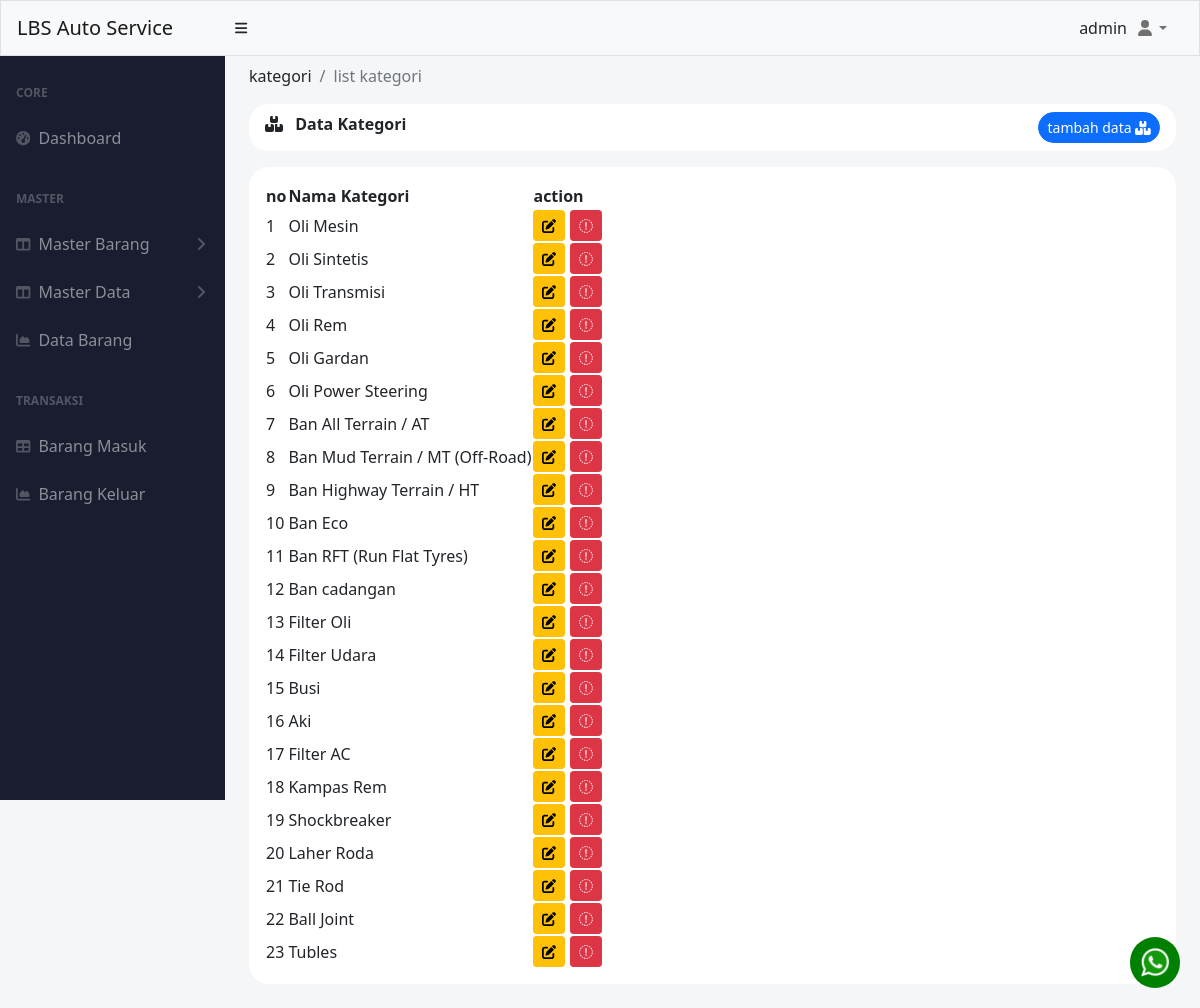
The app's page /index.php?menu=kategori (signed in) with its own data.
### tables this page shows
CREATE TABLE `kategori` (
  `id` int(11) NOT NULL,
  `nama` varchar(50) NOT NULL
);

### pages/master_barang/kategori/index.php (the view, shortened to what this page needs)
<?php
include './koneksi.php';
$query = mysqli_query($conn, "SELECT * FROM kategori");
?>
<div class="container-fluid px-4 ">
    <ol class="breadcrumb pt-2">
        <li class="breadcrumb-item ">kategori</li>
        <li class="breadcrumb-item active">list kategori</li>
    </ol>
    <div class="mb-4">
        <div class="card-header clearfix mb-3" style="border-radius: 20px ;background-color: white; border:0px;">
            <i class="fa-solid fa-boxes-stacked"></i>
            <span class="ms-2 fw-bolder"> Data Kategori</span>
            <?php if($varSession['hak_akses'] =='admin'): ?>
            <button type="button" class="btn btn-sm btn-primary float-end rounded-pill" data-bs-toggle="modal" data-bs-target="#exampleModal">
                tambah data <i class="fa-solid fa-boxes-stacked"></i>
            </button>
            <?php endif; ?>
        </div>
        <div class="p-3  bg-white " style="border-radius: 20px; ">
            <table id="datatablesSimple" style="border-color: white;">
                <thead class="">
                    <tr>
                        <th>no</th>
                        <th>Nama Kategori</th>
                        <?php if($varSession['hak_akses']=='admin'): ?>
                        <th>action</th>
                        <?php endif; ?>
                    </tr>
                </thead>
                <tbody>
                    <?php
                    $i = 1;
                    while ($data = mysqli_fetch_assoc($query)) :
                    ?>
                        <tr>
                            <td><?= $i++ ?></td>
                            <td><?= $data['nama'] ?></td>
                            <?php if($varSession['hak_akses']=='admin'): ?>
                            <td class="text-center">
                                <a href="index.php?kategori=update&id=<?= $data['id']; ?>" class="btn btn-sm btn-warning">
                                    <i class="fa-solid fa-pen-to-square"></i>
                                </a>
                                <a href="index.php?kategori=delete&id=<?= $data['id']; ?>" onclick="confirmDelete(event)" class="btn btn-sm btn-danger" id="delete-alert">
                                    <i class="fa-sharp fa-solid fa-trash"></i>
                                </a>
                            </td>
                            <?php endif; ?>
                        </tr>
                    <?php
                    endwhile;
                    ?>
                </tbody>
            </table>
        </div>
    </div>
</div>

### index.php (shortened to what this page needs)
<?php
$varSession = $_SESSION;
?>
<!DOCTYPE html>
<html lang="en">
<head>
    <link href="https://cdn.jsdelivr.net/npm/select2@4.1.0-rc.0/dist/css/select2.min.css" rel="stylesheet" />
    <link href="https://cdn.jsdelivr.net/npm/simple-datatables@latest/dist/style.css" rel="stylesheet" />
    <link href="css/styles.css" rel="stylesheet" />
</head>
<body class="sb-nav-fixed">
    <?php include("./templastes/topbar.php") ?>
    <div id="layoutSidenav">
        <div id="layoutSidenav_nav">
            <?php include("./templastes/sidebar.php") ?>
        </div>
        <div id="layoutSidenav_content" style="background-color:#f5f6f8;">
            <main>
                <?php
                if (isset($_GET['menu'])) {
                    $sidebar = $_GET['menu'];
                    switch ($sidebar) {
                        case 'kategori':
                            include "pages/master_barang/kategori/index.php";
                            break;
                    }
                }
                ?>
            </main>
            <div class="logo">
                <img src="./wa-logo.png" style="width: 30px;" alt="">
            </div>
        </div>
    </div>
</body>
</html>

### templastes/topbar.php (shortened to what this page needs)
<nav class="sb-topnav navbar navbar-expand navbar-light bg-light border">
    <a class="navbar-brand ps-3" href="index.php?menu=dashboard">LBS Auto Service</a>
    <button class="btn btn-link btn-sm order-1 order-lg-0 me-4 me-lg-0" id="sidebarToggle" href="#!"><i class="fas fa-bars"></i></button>
    <ul class="navbar-nav ms-auto  ms-md-0 me-3 me-lg-4">
        <div class=" d-flex justify-content-center align-items-center">
            <?= $varSession['username'] ?>
        </div>
        <li class="nav-item dropdown">
            <a class="nav-link dropdown-toggle" id="navbarDropdown" href="#" role="button" data-bs-toggle="dropdown" aria-expanded="false"><i class="fas fa-user fa-fw"></i></a>
        </li>
    </ul>
</nav>

### templastes/sidebar.php (shortened to what this page needs)
<nav class="sb-sidenav accordion sb-sidenav-dark" style="background-color: #1a1c2f" id="sidenavAccordion">
    <div class="sb-sidenav-menu">
        <div class="nav ">
            <div class="sb-sidenav-menu-heading">Core</div>
            <a class="nav-link " href="index.php?menu=dashboard">
                <div class="sb-nav-link-icon"><i class="fas fa-tachometer-alt"></i></div>
                Dashboard
            </a>
                <div class="sb-sidenav-menu-heading">Master</div>
                 <a class="nav-link collapsed" href="#" data-bs-toggle="collapse" data-bs-target="#collapseLayouts" aria-expanded="false" aria-controls="collapseLayouts">
                    <div class="sb-nav-link-icon"><i class="fas fa-columns"></i></div>
                    Master Barang
                    <div class="sb-sidenav-collapse-arrow"><i class="fas fa-angle-down"></i></div>
                </a>
                <a class="nav-link collapsed  " href="#" data-bs-toggle="collapse" data-bs-target="#master-data" aria-expanded="false" aria-controls="master-data">
                    <div class="sb-nav-link-icon "><i class="fas fa-columns"></i></div>
                    Master Data
                    <div class="sb-sidenav-collapse-arrow"><i class="fas fa-angle-down"></i></div>
                </a>
                <a class="nav-link" href="index.php?menu=data-barang">
                    <div class="sb-nav-link-icon"><i class="fas fa-chart-area"></i></div>
                    Data Barang
                </a>
            <?php if ($varSession['hak_akses'] == 'admin' || $varSession['hak_akses'] == 'super admin') : ?>
                <div class="sb-sidenav-menu-heading">Transaksi</div>
                <a class="nav-link" href="index.php?menu=barang-masuk">
                    <div class="sb-nav-link-icon"><i class="fas fa-table"></i></div>
                    Barang Masuk
                </a>
                <a class="nav-link" href="index.php?menu=barang-keluar">
                    <div class="sb-nav-link-icon"><i class="fas fa-chart-area"></i></div>
                    Barang Keluar
                </a>
            <?php endif; ?>
            <br>
            <br>
        </div>
    </div>
</nav>

### index.php (style rules this page uses)
.logo { background-color: green; border-radius: 60px; padding: 10px; position: fixed; right: 0; margin-bottom: 20px; margin-right: 20px; bottom: 0; }

### records on screen
kategori: nama "Oli Mesin"
kategori: nama "Oli Sintetis"
kategori: nama "Oli Transmisi"
kategori: nama "Oli Rem"
kategori: nama "Oli Gardan"
kategori: nama "Oli Power Steering"
kategori: nama "Ban All Terrain / AT"
kategori: nama "Ban Mud Terrain / MT (Off-Road)"
kategori: nama "Ban Highway Terrain / HT"
kategori: nama "Ban Eco"
kategori: nama "Ban RFT (Run Flat Tyres)"
kategori: nama "Ban cadangan"
kategori: nama "Filter Oli"
kategori: nama "Filter Udara"
kategori: nama "Busi"
kategori: nama "Aki"
kategori: nama "Filter AC"
kategori: nama "Kampas Rem"
kategori: nama "Shockbreaker"
kategori: nama "Laher Roda"
kategori: nama "Tie Rod"
kategori: nama "Ball Joint"
kategori: nama "Tubles"

### other values on screen
$varSession['username'] "admin"
